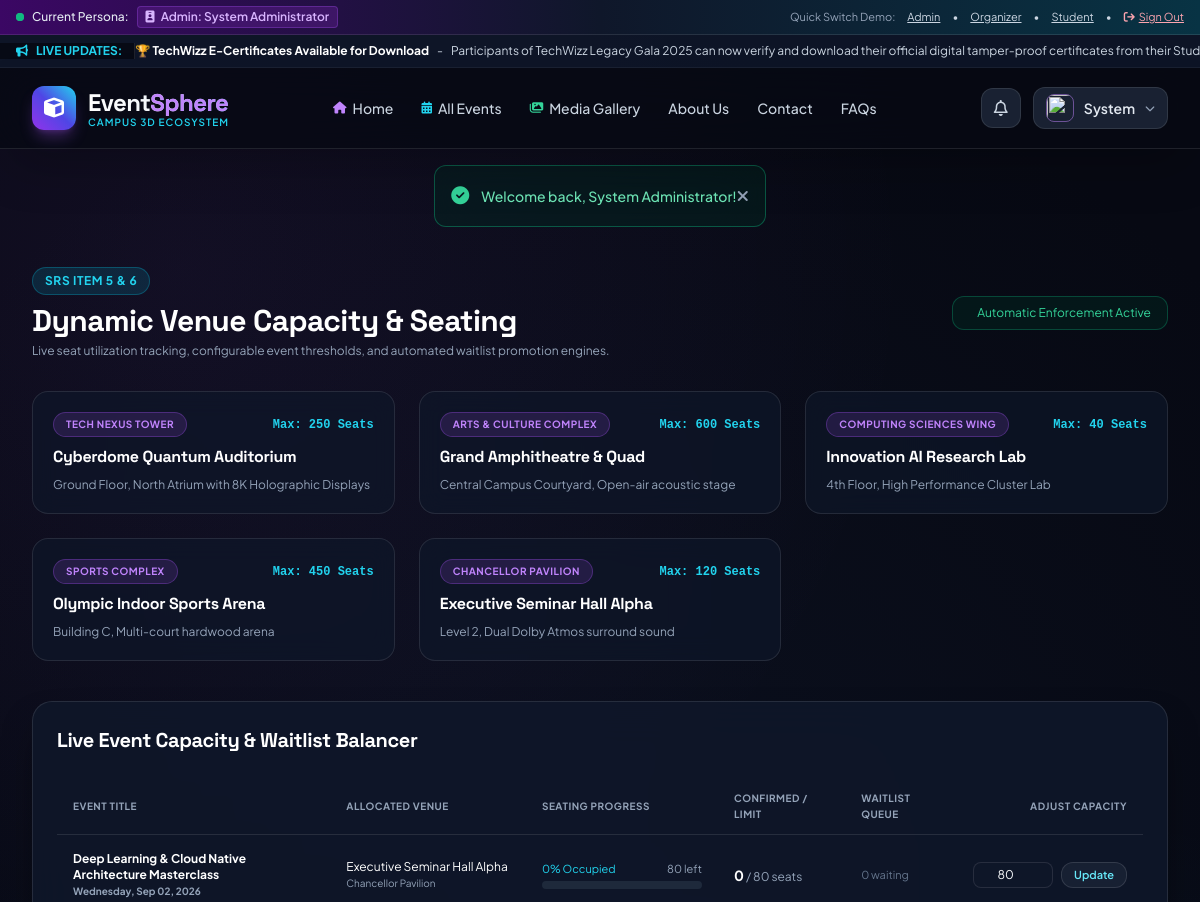
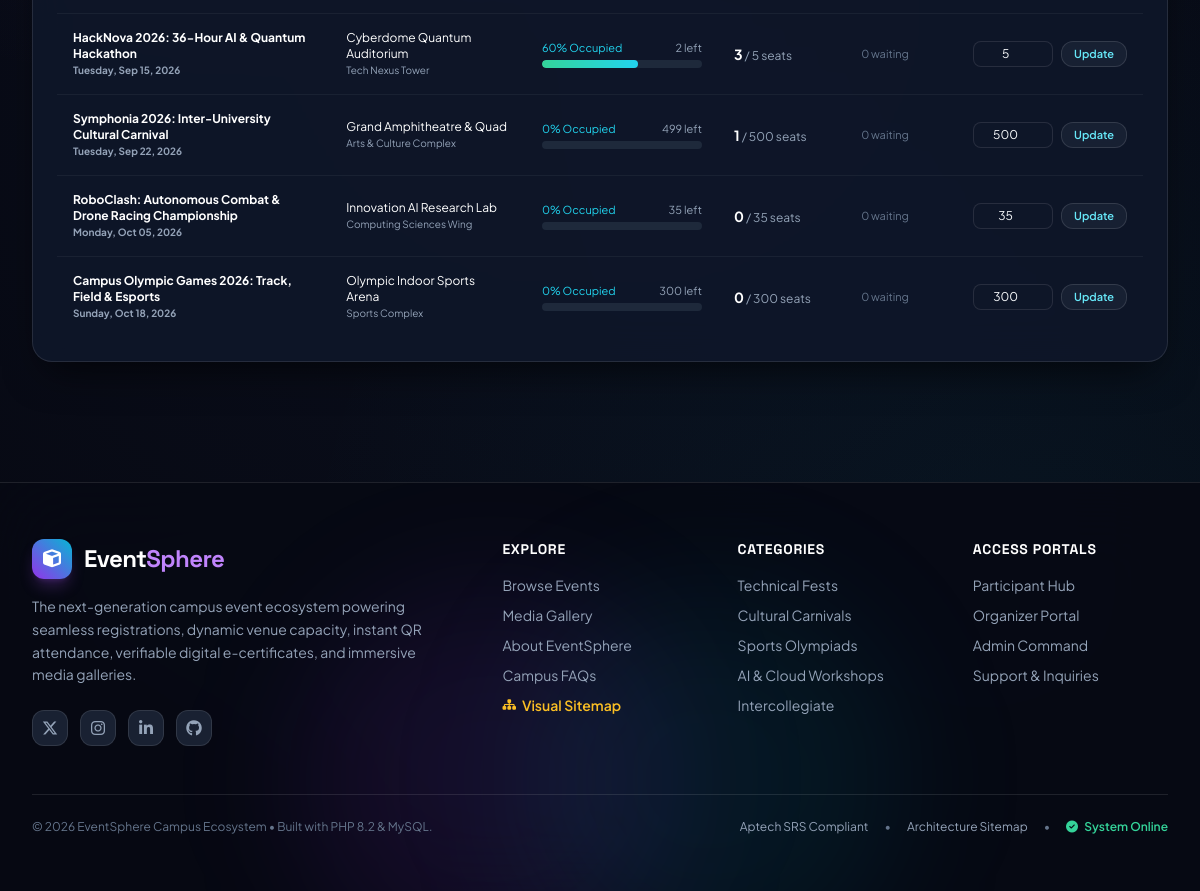
The page /admin/venue_capacity.php (signed in) on the database its author committed (2 pictures, top to bottom).
### tables this page shows
CREATE TABLE `announcements` (
  `id` INT AUTO_INCREMENT PRIMARY KEY,
  `title` VARCHAR(200) NOT NULL,
  `content` TEXT NOT NULL,
  `target_role` ENUM('all', 'student', 'organizer', 'event_registrants') NOT NULL DEFAULT 'all',
  `event_id` INT DEFAULT NULL,
  `created_by` INT NOT NULL,
  `is_active` TINYINT(1) NOT NULL DEFAULT 1,
  `created_at` TIMESTAMP DEFAULT CURRENT_TIMESTAMP,
  FOREIGN KEY (`created_by`) REFERENCES `users`(`id`) ON DELETE CASCADE,
  FOREIGN KEY (`event_id`) REFERENCES `events`(`id`) ON DELETE CASCADE
);

CREATE TABLE `venues` (
  `id` INT AUTO_INCREMENT PRIMARY KEY,
  `name` VARCHAR(150) NOT NULL,
  `building` VARCHAR(100) DEFAULT NULL,
  `location_details` TEXT DEFAULT NULL,
  `max_capacity` INT NOT NULL DEFAULT 100,
  `is_active` TINYINT(1) NOT NULL DEFAULT 1
);

CREATE TABLE `events` (
  `id` INT AUTO_INCREMENT PRIMARY KEY,
  `title` VARCHAR(200) NOT NULL,
  `slug` VARCHAR(200) UNIQUE NOT NULL,
  `category_id` INT NOT NULL,
  `organizer_id` INT NOT NULL,
  `department` VARCHAR(100) NOT NULL,
  `description` LONGTEXT NOT NULL,
  `venue_id` INT DEFAULT NULL,
  `custom_venue_name` VARCHAR(150) DEFAULT NULL,
  `event_date` DATE NOT NULL,
  `start_time` TIME NOT NULL,
  `end_time` TIME NOT NULL,
  `registration_cutoff` DATETIME NOT NULL,
  `max_capacity` INT NOT NULL DEFAULT 50,
  `fee_amount` DECIMAL(10,2) DEFAULT 0.00,
  `certificate_fee` DECIMAL(10,2) DEFAULT 150.00,
  `banner_image` VARCHAR(255) DEFAULT NULL,
  `rulebook_file` VARCHAR(255) DEFAULT NULL,
  `status` ENUM('pending', 'approved', 'rejected', 'cancelled', 'completed') NOT NULL DEFAULT 'pending',
  `admin_notes` TEXT DEFAULT NULL,
  `featured` TINYINT(1) NOT NULL DEFAULT 0,
  `created_at` TIMESTAMP DEFAULT CURRENT_TIMESTAMP,
  FOREIGN KEY (`category_id`) REFERENCES `categories`(`id`) ON DELETE CASCADE,
  FOREIGN KEY (`organizer_id`) REFERENCES `users`(`id`) ON DELETE CASCADE,
  FOREIGN KEY (`venue_id`) REFERENCES `venues`(`id`) ON DELETE SET NULL
);

### admin/venue_capacity.php (the view, shortened to what the rows shown need)
<?php
$db = getDB();
$stmt = $db->query("
    SELECT e.*, c.name as category_name, v.name as venue_name, v.building,
           COUNT(CASE WHEN r.status IN ('confirmed', 'attended') THEN 1 END) as confirmed_count,
           COUNT(CASE WHEN r.status = 'waitlisted' THEN 1 END) as waitlist_count
    FROM events e
    JOIN categories c ON e.category_id = c.id
    LEFT JOIN venues v ON e.venue_id = v.id
    LEFT JOIN registrations r ON e.id = r.event_id
    WHERE e.status = 'approved'
    GROUP BY e.id
    ORDER BY e.event_date ASC
");
$events = $stmt->fetchAll();
$venues = $db->query("SELECT * FROM venues ORDER BY id ASC")->fetchAll();
require_once __DIR__ . '/../includes/header.php';
?>
<div class="max-w-7xl mx-auto px-4 sm:px-6 lg:px-8 py-10">
    <div class="mb-8 flex flex-col md:flex-row md:items-center justify-between gap-4">
        <div>
            <h1 class="font-heading font-extrabold text-3xl text-white">Dynamic Venue Capacity & Seating</h1>
        </div>
    </div>
    <div class="grid grid-cols-1 sm:grid-cols-2 lg:grid-cols-3 gap-6 mb-10">
        <?php foreach ($venues as $venue): ?>
            <div class="glass-card-interactive p-5 rounded-2xl border border-white/10 space-y-2">
                <div class="flex items-center justify-between">
                    <span class="badge-neon badge-purple text-[10px]"><?= htmlspecialchars($venue['building'] ?? 'Tech Nexus') ?></span>
                    <span class="text-xs text-cyan-400 font-bold font-mono">Max: <?= $venue['max_capacity'] ?> Seats</span>
                </div>
                <h4 class="font-heading font-bold text-base text-white"><?= htmlspecialchars($venue['name']) ?></h4>
                <p class="text-slate-400 text-xs line-clamp-2"><?= htmlspecialchars($venue['location_details']) ?></p>
            </div>
        <?php endforeach; ?>
    </div>
    <div class="glass-panel-elevated p-6 border border-white/10">
        <div class="overflow-x-auto">
            <table class="w-full text-left text-xs">
                <thead>
                    <tr class="text-slate-400 border-b border-white/10 uppercase tracking-wider text-[10px]">
                        <th class="py-3 px-4">Event Title</th>
                        <th class="py-3 px-4">Allocated Venue</th>
                        <th class="py-3 px-4">Seating Progress</th>
                        <th class="py-3 px-4">Confirmed / Limit</th>
                        <th class="py-3 px-4">Waitlist Queue</th>
                        <th class="py-3 px-4 text-right">Adjust Capacity</th>
                    </tr>
                </thead>
                <tbody class="divide-y divide-white/5 text-slate-300">
                    <?php foreach ($events as $ev):
                        $confirmed = (int)$ev['confirmed_count'];
                        $max = (int)$ev['max_capacity'];
                        $pct = $max > 0 ? min(100, round(($confirmed / $max) * 100)) : 0;
                        $is_full = ($confirmed >= $max);
                    ?>
                        <tr class="hover:bg-white/5 transition">
                            <td class="py-4 px-4 font-bold text-white max-w-xs">
                                <a href="<?= BASE_URL ?>/event_detail.php?id=<?= $ev['id'] ?>" class="hover:text-cyan-300">
                                    <?= htmlspecialchars($ev['title']) ?>
                                </a>
                                <div class="text-[10px] text-slate-400"><?= format_event_date($ev['event_date']) ?></div>
                            </td>
                            <td class="py-4 px-4">
                                <div class="text-white"><?= htmlspecialchars($ev['venue_name'] ?? 'Main Campus') ?></div>
                                <div class="text-[10px] text-slate-400"><?= htmlspecialchars($ev['building'] ?? 'Central') ?></div>
                            </td>
                            <td class="py-4 px-4 w-48">
                                <div class="flex justify-between text-[11px] mb-1">
                                    <span class="<?= $is_full ? 'text-rose-400 font-bold' : 'text-cyan-400' ?>"><?= $pct ?>% Occupied</span>
                                    <span class="text-slate-400"><?= max(0, $max - $confirmed) ?> left</span>
                                </div>
                                <div class="w-full h-2 bg-slate-800 rounded-full overflow-hidden">
                                    <div class="h-full rounded-full transition-all <?= $pct >= 90 ? 'bg-rose-500' : 'bg-gradient-to-r from-emerald-400 to-cyan-400' ?>" style="width: <?= $pct ?>%"></div>
                                </div>
                            </td>
                            <td class="py-4 px-4">
                                <span class="font-bold text-white text-sm"><?= $confirmed ?></span>
                                <span class="text-slate-400">/ <?= $max ?> seats</span>
                            </td>
                            <td class="py-4 px-4">
                                <?php if ($ev['waitlist_count'] > 0): ?>
                                    <span class="badge-neon badge-amber text-[10px]">
                                        <i class="fa-solid fa-users-line mr-1"></i> <?= $ev['waitlist_count'] ?> In Queue
                                    </span>
                                <?php else: ?>
                                    <span class="text-slate-500 text-[11px]">0 waiting</span>
                                <?php endif; ?>
                            </td>
                            <td class="py-4 px-4 text-right">
                                <form method="POST" action="<?= BASE_URL ?>/admin/venue_capacity.php" class="inline-flex items-center gap-2">
                                    <input type="number" name="max_capacity" min="5" max="1000" value="<?= $ev['max_capacity'] ?>" class="form-input-dark text-xs py-1 px-2 w-20 text-center rounded-lg">
                                    <button type="submit" class="btn-glass py-1 px-3 text-[11px] text-cyan-300 hover:text-white" title="Save New Capacity Limit">
                                        Update
                                    </button>
                                </form>
                            </td>
                        </tr>
                    <?php endforeach; ?>
                </tbody>
            </table>
        </div>
    </div>
</div>
<?php require_once __DIR__ . '/../includes/footer.php'; ?>

### includes/header.php (shortened to what the rows shown need)
<?php
require_once __DIR__ . '/../config/config.php';
$db = getDB();
$ticker_announcements = [];
try {
    $stmt = $db->query("SELECT title, content FROM announcements WHERE is_active = 1 ORDER BY id DESC LIMIT 5");
    $ticker_announcements = $stmt->fetchAll();
} catch (Exception $e) {}
?>
<!DOCTYPE html>
<html lang="en" class="dark">
<head>
    <script src="https://cdn.tailwindcss.com"></script>
    <link rel="stylesheet" href="https://cdnjs.cloudflare.com/ajax/libs/font-awesome/6.5.1/css/all.min.css">
    <link rel="stylesheet" href="<?= BASE_URL ?>/assets/css/style.css">
</head>
<body class="bg-dark-900 text-slate-100 flex flex-col min-h-screen">
<?php if (!empty($ticker_announcements)): ?>
<div class="ticker-wrap">
    <div class="ticker-move text-xs text-slate-300 flex items-center gap-8">
        <?php foreach ($ticker_announcements as $ann): ?>
            <span class="flex items-center gap-2">
                <span class="font-bold text-white"><?= htmlspecialchars($ann['title']) ?></span> -
                <span><?= htmlspecialchars($ann['content']) ?></span>
            </span>
        <?php endforeach; ?>
    </div>
</div>
<?php endif; ?>
<main class="flex-grow">

### rows shown on the page
announcements: title "🏆 TechWizz E-Certificates Available for Download", content "Participants of TechWizz Legacy Gala 2025 can now verify and download their official digital tamper-proof certificates from their…"
venues: building "TECH NEXUS TOWER", max_capacity "250", name "Cyberdome Quantum Auditorium", location_details "Ground Floor, North Atrium with 8K Holographic Displays"
venues: building "ARTS & CULTURE COMPLEX", max_capacity "600", name "Grand Amphitheatre & Quad", location_details "Central Campus Courtyard, Open-air acoustic stage"
venues: building "COMPUTING SCIENCES WING", max_capacity "40", name "Innovation AI Research Lab", location_details "4th Floor, High Performance Cluster Lab"
venues: building "SPORTS COMPLEX", max_capacity "450", name "Olympic Indoor Sports Arena", location_details "Building C, Multi-court hardwood arena"
venues: building "CHANCELLOR PAVILION", max_capacity "120", name "Executive Seminar Hall Alpha", location_details "Level 2, Dual Dolby Atmos surround sound"
events: title "Deep Learning & Cloud Native Architecture Masterclass", event_date "Wednesday, Sep 02, 2026", venue.name "Executive Seminar Hall Alpha", venue.building "Chancellor Pavilion", pct "0", max(0,$max-$confirmed) "80", confirmed "0", max_capacity "80"
events: title "HackNova 2026: 36-Hour AI & Quantum Hackathon", event_date "Tuesday, Sep 15, 2026", venue.name "Cyberdome Quantum Auditorium", venue.building "Tech Nexus Tower", pct "60", max(0, $max - $confirmed) "2", confirmed "3", max_capacity "5"
events: title "Symphonia 2026: Inter-University Cultural Carnival", event_date "Tuesday, Sep 22, 2026", venue.name "Grand Amphitheatre & Quad", venue.building "Arts & Culture Complex", pct "0", max(0, $max - $confirmed) "499", confirmed "1", max_capacity "500"
events: title "RoboClash: Autonomous Combat & Drone Racing Championship", event_date "Monday, Oct 05, 2026", venue.name "Innovation AI Research Lab", venue.building "Computing Sciences Wing", pct "0", max(0,$max-$confirmed) "35", confirmed "0", max_capacity "35"
events: title "Campus Olympic Games 2026: Track, Field & Esports", event_date "Sunday, Oct 18, 2026", venue.name "Olympic Indoor Sports Arena", venue.building "Sports Complex", pct "0", max(0,$max-$confirmed) "300", confirmed "0", max_capacity "300"

### other values the page prints
$current_user['role'] "Admin"
$current_user['name'] "System Administrator"
explode(' ', $current_user['name'])[0] "System"
$flash['message'] "Welcome back, System Administrator!"
